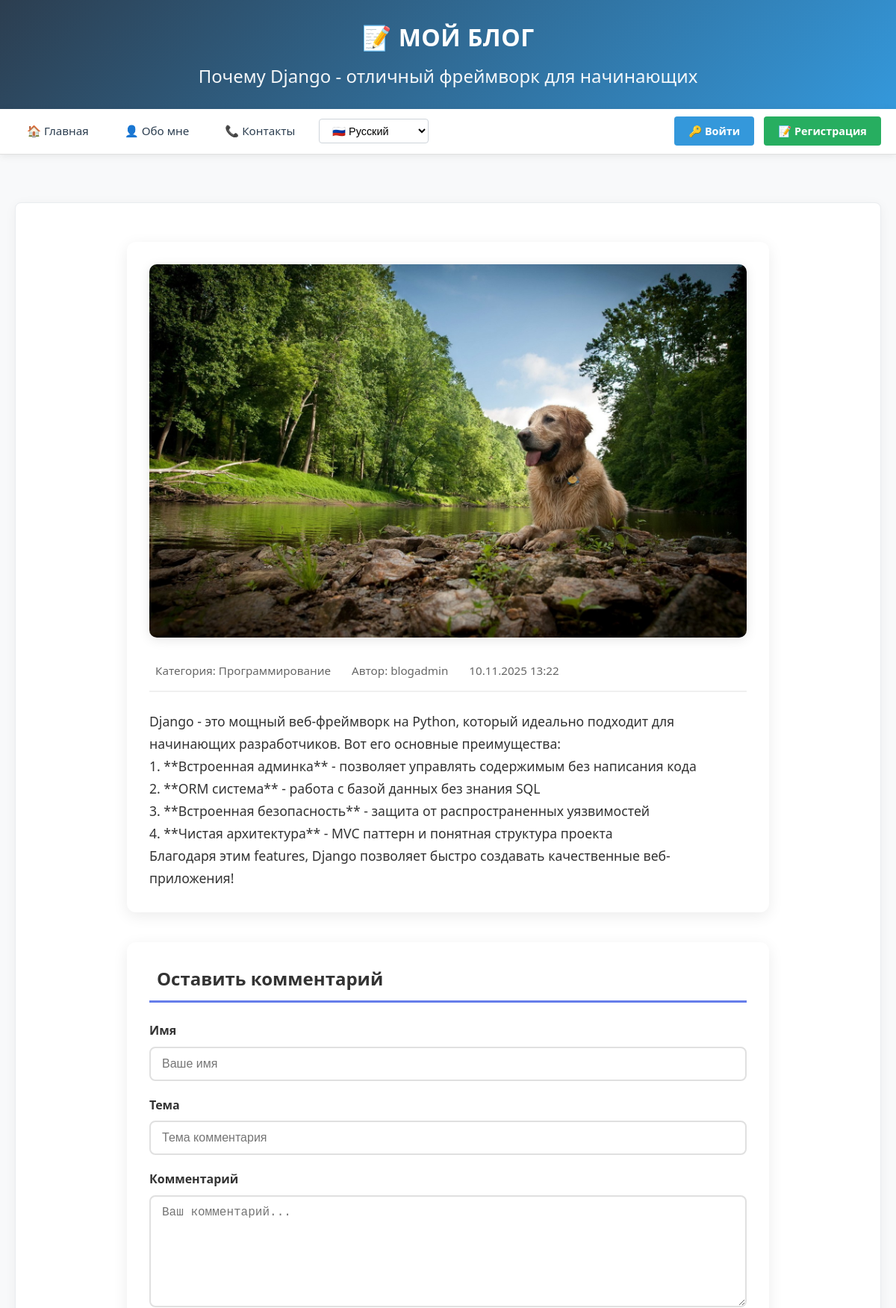
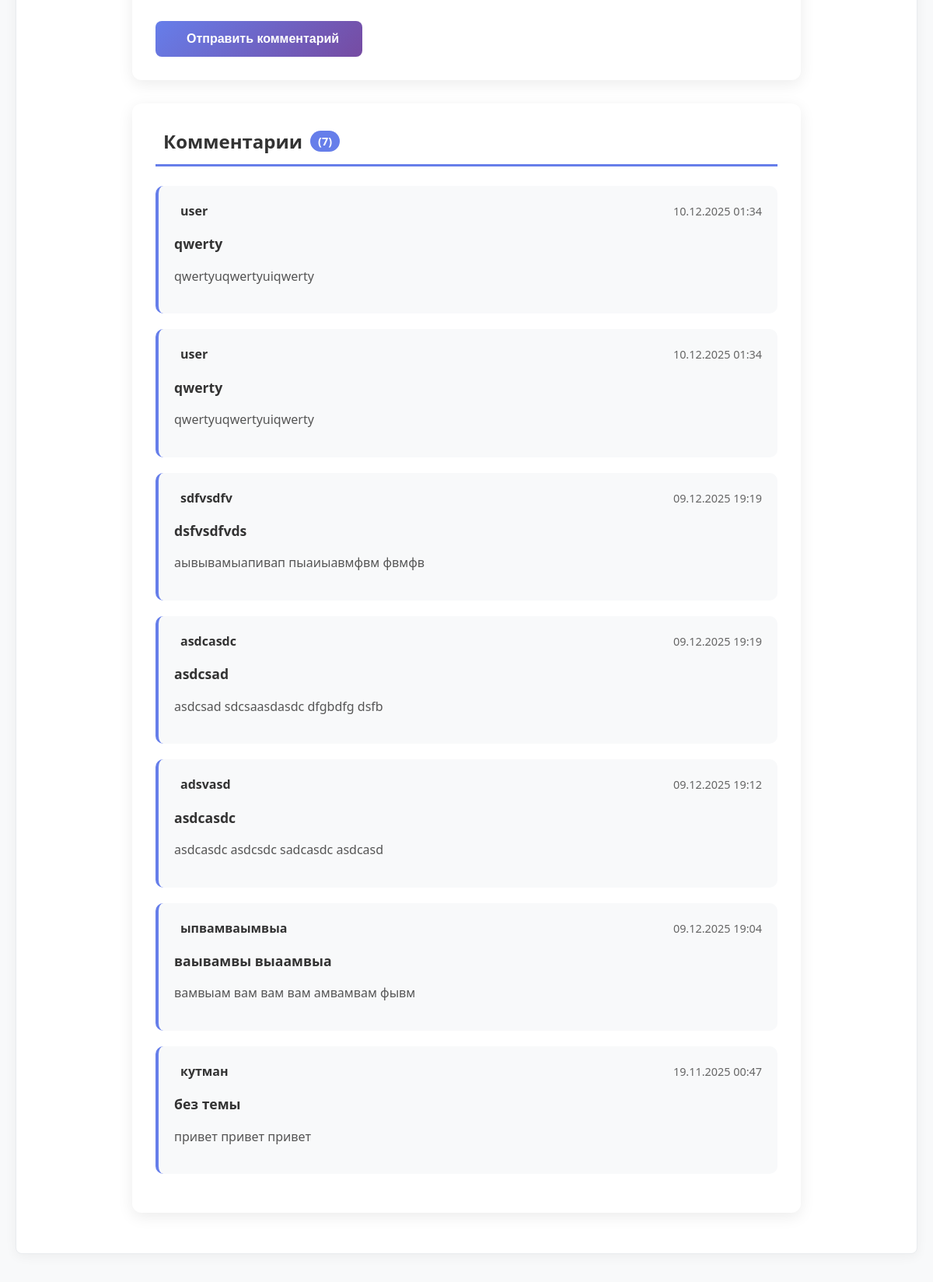
The app's page /post/1/ (upper part) with its own data (2 pictures, top to bottom).
### blog/models.py (models this page shows, shortened)
class Post(models.Model):
    title = models.CharField(max_length=200, verbose_name='Заголовок')
    content = models.TextField(verbose_name='Содержание')
    author = models.ForeignKey(User, on_delete=models.CASCADE, verbose_name='Автор')
    category = models.ForeignKey(Category, on_delete=models.SET_NULL, null=True, verbose_name='Категория')
    created_date = models.DateTimeField(default=timezone.now, verbose_name='Дата создания')
    published_date = models.DateTimeField(blank=True, null=True, verbose_name='Дата публикации')
    is_published = models.BooleanField(default=False, verbose_name='Опубликовано')
    image = models.ImageField(upload_to='blog_images/', blank=True, null=True, verbose_name='Изображение')
    views_count = models.PositiveIntegerField(default=0, verbose_name='Количество просмотров')
    class Meta:
        verbose_name = 'Пост'
        verbose_name_plural = 'Посты'

class Category(models.Model):
    name = models.CharField(max_length=100, verbose_name='Название')
    description = models.TextField(blank=True, verbose_name='Описание')
    created_date = models.DateTimeField(default=timezone.now, verbose_name='Дата создания')
    class Meta:
        verbose_name = 'Категория'
        verbose_name_plural = 'Категории'

class Comment(models.Model):
    post = models.ForeignKey(Post, on_delete=models.CASCADE, verbose_name='Пост')
    author_name = models.CharField(max_length=100, verbose_name='Имя автора')
    subject = models.CharField(max_length=200, verbose_name='Тема комментария')
    text = models.TextField(verbose_name='Текст комментария')
    created_date = models.DateTimeField(default=timezone.now, verbose_name='Дата создания')
    is_approved = models.BooleanField(default=True, verbose_name='Одобрен')
    class Meta:
        verbose_name = 'Комментарий'
        verbose_name_plural = 'Комментарии'

### blog/views.py (the view)
# urls.py: path('post/<int:post_id>/', views.post_detail, name='post_detail'),
def post_detail(request, post_id):
    post = get_object_or_404(Post, id=post_id, is_published=True)
    post.views_count += 1
    post.save(update_fields=['views_count'])
    comments = Comment.objects.filter(post=post, is_approved=True).order_by('-created_date')
    if request.method == 'POST':
        form = CommentForm(request.POST)
        if form.is_valid():
            comment = form.save(commit=False)
            comment.post = post
            if request.user.is_authenticated:
                comment.author_name = request.user.username
            comment.save()
            send_comment_email(comment, post, request)
            return redirect('post_detail', post_id=post.id)
    else:
        form = CommentForm()
    return render(request, 'blog/post_detail.html', {'post': post, 'comments': comments, 'form': form})

### blog/forms.py (shortened to what this page needs)
class CommentForm(forms.ModelForm):
    class Meta:
        model = Comment
        fields = ['author_name', 'subject', 'text']
        widgets = {
            'author_name': forms.TextInput(attrs={
                'class': 'form-control',
                'placeholder': 'Ваше имя',
                'maxlength': '100'
            }),
            'subject': forms.TextInput(attrs={
                'class': 'form-control',
                'placeholder': 'Тема комментария',
                'maxlength': '200'
            }),
            'text': forms.Textarea(attrs={
                'class': 'form-control',
                'placeholder': 'Ваш комментарий...',
                'rows': 4,
                'maxlength': '1000'
            }),
        }
        labels = {
            'author_name': 'Имя',
            'subject': 'Тема',
            'text': 'Комментарий',
        }

### blog/templates/blog/post_detail.html (shortened to what this page needs)
{% extends 'blog/base.html' %}
{% load i18n %}
{% block header %}{{ post.title }}{% endblock %}
{% block content %}
<div class="post-detail">
    <article class="post-article">
        {% if post.image %}
        <div class="post-image">
            <img src="{{ post.image.url }}" alt="{{ post.title }}" class="post-img">
        </div>
        {% endif %}
        <div class="post-meta-info">
            <span class="post-category">
                 {% trans "Категория:" %} {{ post.category.name }}
            </span>
            <span class="post-author">
                 {% trans "Автор:" %} {{ post.author }}
            </span>
            <span class="post-date">
                 {{ post.created_date|date:"d.m.Y H:i" }}
            </span>
        </div>
        <div class="post-content">
            {{ post.content|linebreaks }}
        </div>
    </article>
    <section class="comment-section">
        <div class="comment-form-container">
            <h2 class="section-title">
                 {% trans "Оставить комментарий" %}
            </h2>
            <form method="post" class="comment-form">
                <div class="form-group">
                    <label class="form-label">{{ form.author_name.label }}</label>
                    {{ form.author_name }}
                </div>
                <div class="form-group">
                    <label class="form-label">{{ form.subject.label }}</label>
                    {{ form.subject }}
                </div>
                <div class="form-group">
                    <label class="form-label">{{ form.text.label }}</label>
                    {{ form.text }}
                </div>
                <button type="submit" class="submit-button">
                     {% trans "Отправить комментарий" %}
                </button>
            </form>
        </div>
        <div class="comments-list-container">
            <h2 class="section-title">
                {% trans "Комментарии" %}
                <span class="comments-count">({{ comments.count }})</span>
            </h2>
            {% if comments %}
                {% for comment in comments %}
                <div class="comment-card {% if not comment.is_approved %}comment-pending{% endif %}">
                    <div class="comment-header">
                        <div class="comment-author">
                            <strong>{{ comment.author_name }}</strong>
                        </div>
                        <div class="comment-date">
                             {{ comment.created_date|date:"d.m.Y H:i" }}
                        </div>
                    </div>
                    <h4 class="comment-subject">{{ comment.subject }}</h4>
                    <div class="comment-text">
                        {{ comment.text|linebreaks }}
                    </div>
                </div>
                {% endfor %}
            {% endif %}
        </div>
    </section>
</div>
{% endblock %}

### blog/templates/blog/base.html (shortened to what this page needs)
<!DOCTYPE html>
<html lang="ru">
<head>
    {% load i18n %}
</head>
<body>
    <header class="header">
        <div class="header-content">
            <a href="{% url 'index' %}" class="logo">📝 {% trans "МОЙ БЛОГ" %}</a>
            <h1>{% block header %}{% trans "Площадка для обмена знаниями" %}{% endblock %}</h1>
        </div>
    </header>
    <nav class="navbar">
        <div class="nav-container">
            <div class="main-nav">
                <a href="{% url 'index' %}" class="nav-link">🏠 {% trans "Главная" %}</a>
                <a href="{% url 'about' %}" class="nav-link">👤 {% trans "Обо мне" %}</a>
                <a href="{% url 'contact' %}" class="nav-link">📞 {% trans "Контакты" %}</a>
                <form action="{% url 'set_language' %}" method="post" class="language-form">
                    <select name="language" onchange="this.form.submit()" class="language-select">
                        {% get_current_language as LANGUAGE_CODE %}
                        {% get_available_languages as LANGUAGES %}
                        <option value="ru" {% if LANGUAGE_CODE == 'ru' %}selected{% endif %}>🇷🇺 {% trans "Русский" %}</option>
                    </select>
                </form>
            </div>
            <div class="user-nav">
                {% if user.is_authenticated %}
                    <span class="username">👋 {% trans "Привет," %} {{ user.username }}</span>
                    <a href="{% url 'profile' %}" class="btn btn-primary">{% trans "Профиль" %}</a>
                    <form method="post" action="{% url 'logout' %}">
                        {% csrf_token %}
                        <button type="submit" class="btn btn-danger">🚪 {% trans "Выйти" %}</button>
                    </form>
                {% else %}
                    <a href="{% url 'login' %}" class="btn btn-primary">🔑 {% trans "Войти" %}</a>
                    <a href="{% url 'register' %}" class="btn btn-success">📝 {% trans "Регистрация" %}</a>
                {% endif %}
            </div>
        </div>
    </nav>
    <main class="main-content">
        <div class="content-wrapper">
            {% block content %}{% endblock %}
        </div>
    </main>
</body>
</html>

### blog/templates/blog/base.html (style rules this page uses)
* { margin: 0; padding: 0; box-sizing: border-box; }
body { font-family: 'Segoe UI', Tahoma, Geneva, Verdana, sans-serif; line-height: 1.6; color: #333; background: #f8f9fa; min-height: 100vh; display: flex; flex-direction: column; }
.header { background: linear-gradient(135deg, #2c3e50 0%, #3498db 100%); color: white; padding: 1.5rem 0; box-shadow: 0 4px 12px rgba(0,0,0,0.1); }
.header-content { max-width: 1200px; margin: 0 auto; padding: 0 20px; text-align: center; }
.logo { font-size: 2rem; font-weight: 700; color: white; text-decoration: none; letter-spacing: 0.5px; margin-bottom: 0.5rem; display: inline-block; }
.header h1 { font-size: 1.5rem; font-weight: 400; opacity: 0.95; margin: 0; }
.navbar { background: white; padding: 0; box-shadow: 0 2px 10px rgba(0,0,0,0.08); border-bottom: 1px solid #e0e0e0; }
.nav-container { max-width: 1200px; margin: 0 auto; padding: 0 20px; display: flex; justify-content: space-between; align-items: center; height: 60px; }
.main-nav { display: flex; gap: 1rem; align-items: center; }
.nav-link { color: #2c3e50; text-decoration: none; font-weight: 500; padding: 0.5rem 1rem; border-radius: 4px; transition: all 0.3s; font-size: 0.95rem; }
.btn { display: inline-block; padding: 0.5rem 1.2rem; border-radius: 4px; text-decoration: none; font-weight: 600; border: none; cursor: pointer; transition: all 0.3s; font-size: 0.9rem; text-align: center; font-family: inherit; }
.btn-primary { background: #3498db; color: white; }
.btn-success { background: #27ae60; color: white; }
.user-nav { display: flex; align-items: center; gap: 0.8rem; }
.main-content { flex: 1; max-width: 1200px; margin: 2rem auto; padding: 0 20px; width: 100%; }
.content-wrapper { background: white; padding: 2rem; border-radius: 8px; box-shadow: 0 3px 15px rgba(0,0,0,0.05); border: 1px solid #e9ecef; }
.language-form { display: inline-block; margin: 0; }
.language-select { padding: 0.4rem 0.8rem; border: 1px solid #ced4da; border-radius: 4px; background: white; font-size: 0.9rem; cursor: pointer; transition: all 0.3s; }

### blog/templates/blog/post_detail.html (style rules this page uses)
.post-detail { max-width: 900px; margin: 0 auto; padding: 20px; }
.post-article { background: white; border-radius: 12px; padding: 30px; margin-bottom: 30px; box-shadow: 0 5px 20px rgba(0,0,0,0.08); }
.post-image { text-align: center; margin-bottom: 25px; }
.post-img { max-width: 100%; border-radius: 10px; box-shadow: 0 3px 15px rgba(0,0,0,0.1); }
.post-meta-info { display: flex; flex-wrap: wrap; gap: 20px; margin-bottom: 25px; padding-bottom: 15px; border-bottom: 2px solid #f0f0f0; }
.post-category, .post-author, .post-date { display: flex; align-items: center; gap: 8px; color: #666; font-size: 0.95rem; }
.post-content { font-size: 1.1rem; line-height: 1.7; color: #333; }
.comment-section { margin-top: 40px; }
.section-title { color: #333; margin-bottom: 25px; padding-bottom: 10px; border-bottom: 3px solid #667eea; display: flex; align-items: center; gap: 10px; }
.comments-count { background: #667eea; color: white; padding: 2px 10px; border-radius: 20px; font-size: 0.9rem; }
.comment-form-container { background: white; border-radius: 12px; padding: 30px; margin-bottom: 30px; box-shadow: 0 5px 20px rgba(0,0,0,0.08); }
.form-group { margin-bottom: 20px; }
.form-label { display: block; margin-bottom: 8px; font-weight: 600; color: #333; }
.comment-form input, .comment-form textarea { width: 100%; padding: 12px 15px; border: 2px solid #e0e0e0; border-radius: 8px; font-size: 1rem; transition: border-color 0.3s; }
.comment-form textarea { min-height: 150px; resize: vertical; }
.submit-button { background: linear-gradient(135deg, #667eea 0%, #764ba2 100%); color: white; padding: 14px 30px; border: none; border-radius: 8px; font-size: 1rem; font-weight: 600; cursor: pointer; transition: transform 0.2s, box-shadow 0.2s; display: flex; align-items: center; gap: 10px; }
.comments-list-container { background: white; border-radius: 12px; padding: 30px; box-shadow: 0 5px 20px rgba(0,0,0,0.08); }
.comment-card { background: #f8f9fa; border-radius: 10px; padding: 20px; margin-bottom: 20px; border-left: 4px solid #667eea; transition: transform 0.2s; }
.comment-header { display: flex; justify-content: space-between; align-items: center; margin-bottom: 15px; }
.comment-author, .comment-date { display: flex; align-items: center; gap: 8px; }
.comment-date { color: #666; font-size: 0.9rem; }
.comment-subject { color: #333; margin: 10px 0; font-size: 1.1rem; }
.comment-text { color: #555; line-height: 1.6; margin: 15px 0; }

### records on screen
Post: title "Почему Django - отличный фреймворк для начинающих", image (picture), category.name "Программирование", author "blogadmin", created_date "10.11.2025 13:22", content "Django - это мощный веб-фреймворк на Python, который идеально подходит для начинающих разработчиков. Вот его основные преимущества: 1. **Встроенная админка** - позволяет управлять содержимым без написания кода 2. **ORM система** - работа с базой данных без знания SQL 3. **Встроенная безопасность** - защита от распространенных уязвимостей 4. **Чистая архитектура** - MVC паттерн и понятная структура проекта Благодаря этим features, Django позволяет быстро создавать качественные веб-приложения!"
Comment: author_name "user", created_date "10.12.2025 01:34", subject "qwerty", text "qwertyuqwertyuiqwerty"
Comment: author_name "user", created_date "10.12.2025 01:34", subject "qwerty", text "qwertyuqwertyuiqwerty"
Comment: author_name "sdfvsdfv", created_date "09.12.2025 19:19", subject "dsfvsdfvds", text "аывывамыапивап пыаиыавмфвм фвмфв"
Comment: author_name "asdcasdc", created_date "09.12.2025 19:19", subject "asdcsad", text "asdcsad sdcsaasdasdc dfgbdfg dsfb"
Comment: author_name "adsvasd", created_date "09.12.2025 19:12", subject "asdcasdc", text "asdcasdc asdcsdc sadcasdc asdcasd"
Comment: author_name "ыпвамваымвыа", created_date "09.12.2025 19:04", subject "ваывамвы выаамвыа", text "вамвыам вам вам вам амвамвам фывм"
Comment: author_name "кутман", created_date "19.11.2025 00:47", subject "без темы", text "привет привет привет"

### other values on screen
{{ comments.count }} "7"
